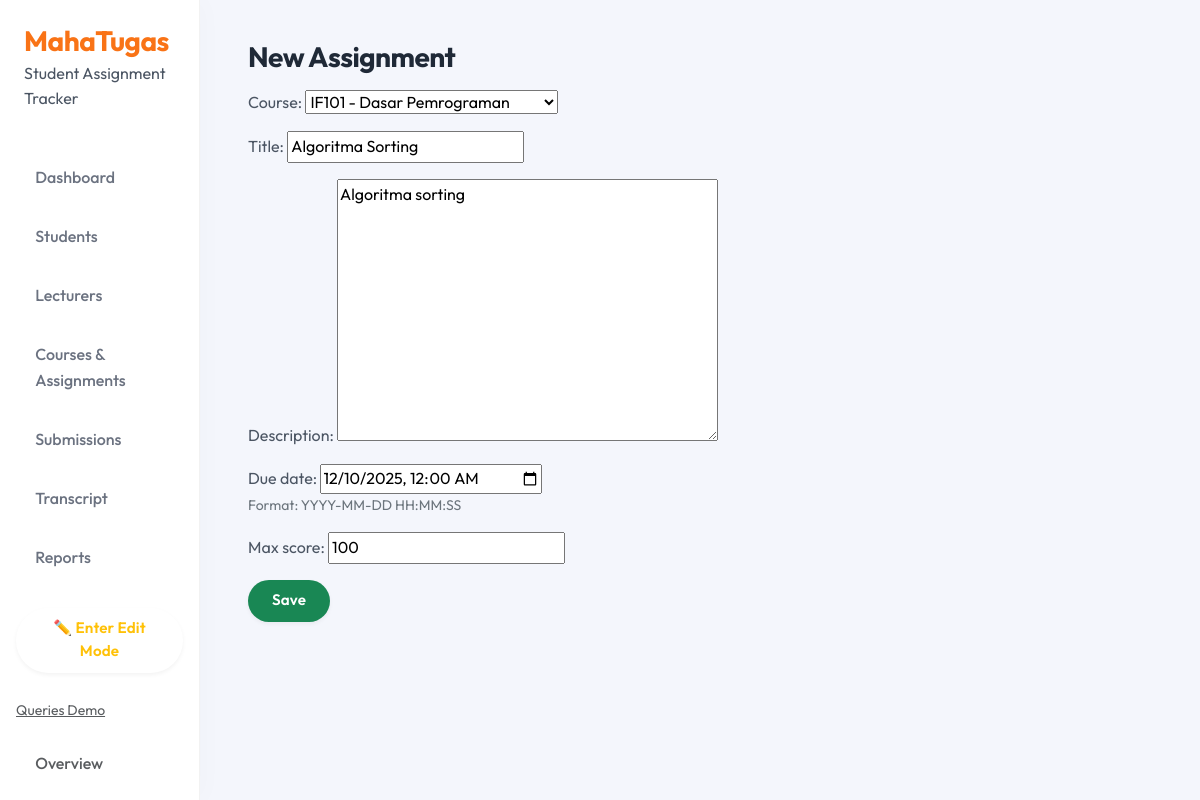
The page /assignments/1/edit/ on the database its author committed.
### tracker/models.py (models this page shows, shortened)
class Course(models.Model):
    course_id = models.AutoField(primary_key=True)
    course_code = models.CharField(max_length=20)
    course_name = models.CharField(max_length=200)
    semester = models.IntegerField()
    lecturer = models.ForeignKey(
        Lecturer,
        on_delete=models.CASCADE,
        related_name='courses'
    )
    def __str__(self):
        return f"{self.course_code} - {self.course_name}"

class Assignment(models.Model):
    assignment_id = models.AutoField(primary_key=True)
    course = models.ForeignKey(
        Course,
        on_delete=models.CASCADE,
        related_name='assignments'
    )
    title = models.CharField(max_length=200)
    description = models.TextField(blank=True, null=True)
    due_date = models.DateTimeField()
    max_score = models.IntegerField(default=100)

### tracker/views.py (the view)
# urls.py: path('assignments/<int:assignment_id>/edit/', views.assignment_edit, name='assignment_edit'),
def assignment_edit(request, assignment_id):
    assignment = get_object_or_404(Assignment, pk=assignment_id)
    if request.method == "POST":
        form = AssignmentForm(request.POST, instance=assignment)
        if form.is_valid():
            form.save()
            return redirect("course_detail", course_id=assignment.course.course_id)
    else:
        form = AssignmentForm(instance=assignment)
    return render(request, "tracker/assignment_form.html", {
        "form": form,
        "is_edit": True
    })

### tracker/forms.py
class AssignmentForm(forms.ModelForm):
    due_date = forms.DateTimeField(
        widget=forms.DateTimeInput(attrs={'type': 'datetime-local'})
    )
    class Meta:
        model = Assignment
        fields = ['course', 'title', 'description', 'due_date', 'max_score']

### tracker/templates/tracker/assignment_form.html (shortened to what this page needs)
{% extends 'tracker/base.html' %}
{% block content %}
<h3>New Assignment</h3>
<form method="post" class="mt-3">
    <div class="mb-3">
        {{ form.course.label_tag }}
        {{ form.course }}
    </div>
    <div class="mb-3">
        {{ form.title.label_tag }}
        {{ form.title }}
    </div>
    <div class="mb-3">
        {{ form.description.label_tag }}
        {{ form.description }}
    </div>
    <div class="mb-3">
        {{ form.due_date.label_tag }}
        {{ form.due_date }}
        <small class="text-secondary d-block">Format: YYYY-MM-DD HH:MM:SS</small>
    </div>
    <div class="mb-3">
        {{ form.max_score.label_tag }}
        {{ form.max_score }}
    </div>
    <button type="submit" class="btn btn-success">Save</button>
</form>
{% endblock %}

### static/tracker/css/comfy.css (style rules this page uses)
:root { --bg-color: #f4f6fc; --surface-color: #ffffff; --text-primary: #4b5563; --text-secondary: #6b7280; --accent-color: #f97316; --accent-hover: #ea580c; --success-soft: #d1fae5; --success-text: #065f46; --warning-soft: #fef3c7; --warning-text: #92400e; --radius-lg: 20px; --radius-md: 12px; --shadow-soft: 0 10px 30px -10px rgba(0, 0, 0, 0.05); --shadow-hover: 0 20px 40px -10px rgba(0, 0, 0, 0.1); --transition-fast: all 0.2s cubic-bezier(0.4, 0, 0.2, 1); --animation-fade-up: fadeInUp 0.5s ease-out forwards; }
body { background-color: var(--bg-color); color: var(--text-primary); font-family: 'Outfit', sans-serif; line-height: 1.6; }
h1, h2, h3, h4, h5, h6 { color: #1f2937; font-weight: 700; letter-spacing: -0.02em; margin-bottom: 1rem; }
.btn { border-radius: 50px; padding: 0.6rem 1.5rem; font-weight: 600; font-size: 0.95rem; letter-spacing: 0.01em; transition: var(--transition-fast); border: none; box-shadow: 0 2px 4px rgba(0, 0, 0, 0.05); }

### rows shown on the page
Course: course "IF101 - Dasar Pemrograman"
Assignment: title "Algoritma Sorting", description "Algoritma sorting", due_date "12/10/2025 00:00", max_score "100"
